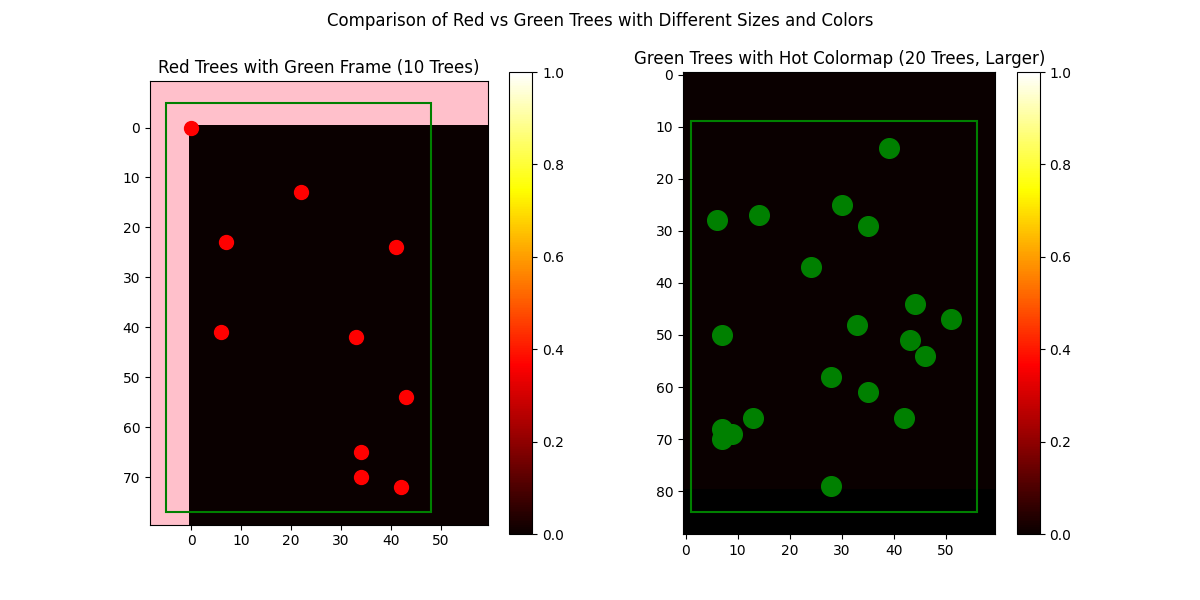

Reproduce this figure in Python.
'''
task2.py - modified from task1.py to complete Task 2

Student Name: 
Student ID  :

Version History:
 - 9/9/24 - original version of demo1.py
 - 11/9/24 - modifications for task1.py as follows:
     a. Added 10 Trees to the item list
     b. Plotted them using scatter with red circles
     c. Updated the plot title
     d. Saved the plot as task1.png
 - 20/9/24 - modifications for task2.py:
     a. Created side by side subplots
     b. Modified grid to have green frame with a colorbar
     c. Increased number of trees to 20 and changed color to green
     d. Updated titles and saved as task2.png
'''

import random
import numpy as np
import matplotlib.pyplot as plt
from matplotlib.patches import Rectangle
from canopy import *  


def create_trees(num_trees, xlim, ylim, color='r', size=100):
    trees = []
    for _ in range(num_trees):
        x = random.randint(0, xlim-1)
        y = random.randint(0, ylim-1)
        trees.append(Tree((x, y), color, size))
    return trees


def plot_trees(ax, grid, trees, rectangle=True, padding=5, circle_color='r', size_factor=1):
    # Set the background color
    ax.set_facecolor('pink' if circle_color == 'r' else 'black')
    
    # Display the grid with a colormap
    img = ax.imshow(grid, cmap='hot', vmin=0, vmax=1)
    
    # Now the colorbar is properly associated with `img`
    plt.colorbar(img, ax=ax)

    # Variables to track the boundaries of the enclosing rectangle
    min_x, max_x = grid.shape[1], 0
    min_y, max_y = grid.shape[0], 0

    # Plot the trees
    for tree in trees:
        x, y = tree.get_coord()
        ax.scatter(x, y, c=circle_color, s=tree.get_size() * size_factor)

        # Update the boundaries for the enclosing rectangle
        min_x = min(min_x, x)
        max_x = max(max_x, x)
        min_y = min(min_y, y)
        max_y = max(max_y, y)

    # Draw the rectangle around the trees
    if rectangle:
        rect = Rectangle((min_x - padding, min_y - padding),
                         (max_x - min_x) + 2 * padding,
                         (max_y - min_y) + 2 * padding,
                         edgecolor='green', facecolor='none', linewidth=1.5)
        ax.add_patch(rect)

    return img


def main():
    xlim = 60
    ylim = 80

    # Create the figure and two subplots side by side
    fig, (ax1, ax2) = plt.subplots(1, 2, figsize=(12, 6))

    # Grid for both plots
    grid = np.zeros((ylim, xlim))

    # First subplot (10 trees, red circles)
    trees1 = create_trees(10, xlim, ylim, color='r', size=100)
    plot_trees(ax1, grid, trees1, rectangle=True, circle_color='r', size_factor=1)
    ax1.set_title("Red Trees with Green Frame (10 Trees)")

    # Second subplot (20 trees, green circles, twice the size, hot colormap)
    trees2 = create_trees(20, xlim, ylim, color='g', size=100)
    plot_trees(ax2, grid, trees2, rectangle=True, circle_color='g', size_factor=2)
    ax2.set_title("Green Trees with Hot Colormap (20 Trees, Larger)")

    # Set the higher-level title (suptitle)
    plt.suptitle("Comparison of Red vs Green Trees with Different Sizes and Colors")

    # Save the figure as task2.png
    fig.savefig("task2.png")

    # Show the plot
    plt.show()


if __name__ == "__main__":
    main()
